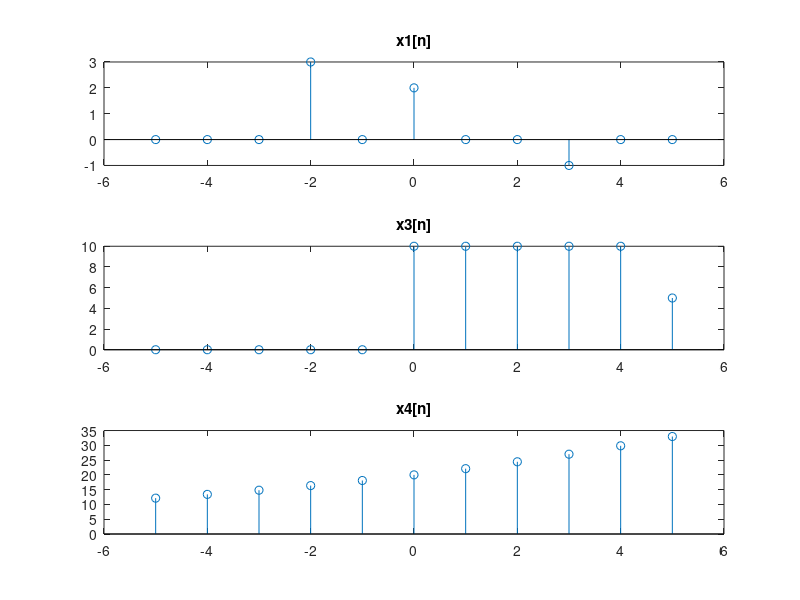

Here is the MATLAB script that generated this plot:
%Question 4
clc;
clear all;
close all;

n=-5:5;
x_1=3*((n+2)==0)+2*((n-0)==0)-((n-3)==0)+5*((n-7)==0);
subplot(3,1,1);
stem(n,x_1);
title("x1[n]");


x_3=(10*(n>=0))-(5*((n-5)>=0))-(10*((n-10)>=0))+(5*((n-15)>=0));
subplot(3,1,2);
stem(n,x_3);
title("x3[n]");

x_4= (exp(0.1*n)).* ((20*((n+20)>=0))-(((n-10)>=0)));
subplot(3,1,3);
stem(n,x_4);
title("x4[n]");